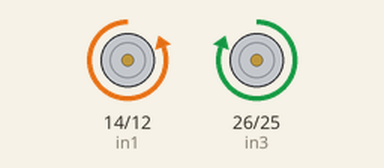
Recording of a sketch running on a simulated ESP32. Shown: motor-driver pin pairs drawn as motors (green arrow = first pin HIGH = forward, orange = second pin HIGH = backward, longer = more drive, scaled by the enable pin). What the sketch prints to the serial monitor is not drawn.

Above: at 0.5 s.
Timing chart, 0 to 4.6 s (numbered marks = the images above):
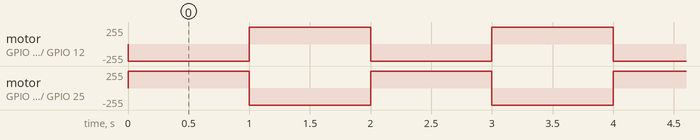

The sketch:

ESP32_MOTOR.ino
```cpp
/*
============================================================================
FILE : ESP32 MOTOR
AUTHOR : Christian Andrie Asne
DESCRIPTION : A program for using any type of motor driver using ESP32 board
============================================================================
*/
// Motor A
int enA = 13;
int in1 = 14;
int in2 = 12;

// Motor B

int enB = 27;
int in3 = 26;
int in4 = 25;

void setup()
{
  pinMode(enA, OUTPUT);
  pinMode(enB, OUTPUT);
  pinMode(in1, OUTPUT);
  pinMode(in2, OUTPUT);
  pinMode(in3, OUTPUT);
  pinMode(in4, OUTPUT);

  Serial.begin(115200);

}
void Forward()
{
  digitalWrite(in1, LOW);
  digitalWrite(in2, HIGH);
  digitalWrite(in3, HIGH);
  digitalWrite(in4, LOW);


   analogWrite(enA, 255);
   analogWrite(enB, 255);


}
void Backward()
{
  digitalWrite(in1, HIGH);
  digitalWrite(in2, LOW);
  digitalWrite(in3, LOW);
  digitalWrite(in4, HIGH);
   analogWrite(enA, 255);
   analogWrite(enB, 255);
}


void loop()
{
  Serial.print("Forward");
  Forward();
  delay(1000);
  Serial.print("Backward");
  Backward();
  delay(1000);

}
```

Measured:
- by itself, motor on GPIO 14 (in1) / GPIO 12 (in2), motor on GPIO 26 (in3) / GPIO 25 (in4): alternates forward 255/255 for 1.0 s and backward 255/255 for 1.0 s
